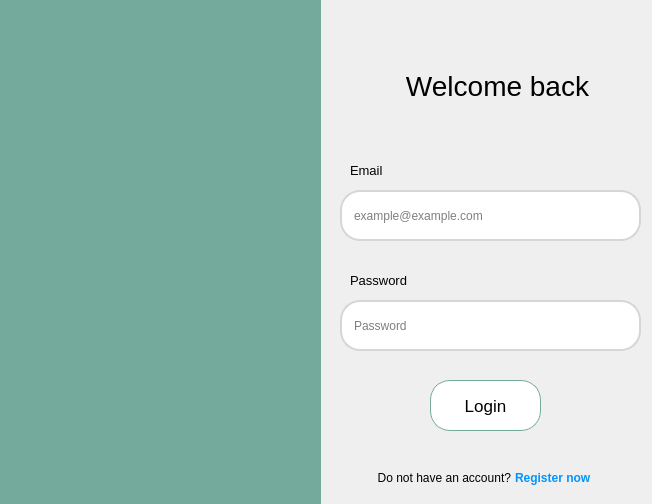
<?xml version="1.0" encoding="UTF-8"?>
<ui version="4.0">
 <class>MainWindow</class>
 <widget class="QMainWindow" name="MainWindow">
  <property name="geometry">
   <rect>
    <x>0</x>
    <y>0</y>
    <width>652</width>
    <height>504</height>
   </rect>
  </property>
  <property name="windowTitle">
   <string>MainWindow</string>
  </property>
  <property name="styleSheet">
   <string notr="true"/>
  </property>
  <widget class="QWidget" name="centralwidget">
   <widget class="QLineEdit" name="lineEdit">
    <property name="geometry">
     <rect>
      <x>340</x>
      <y>190</y>
      <width>301</width>
      <height>51</height>
     </rect>
    </property>
    <property name="styleSheet">
     <string notr="true">QLineEdit{
	padding: 10px;
	border: 2px solid rgb(214, 214, 214);
	border-radius: 20px;
}

QLineEdit:hover{
	padding: 10px;
	border: 2px solid gray;
	border-radius: 20px;
}

QLineEdit:focus{
	padding: 10px;
	border: 2px solid gray;
	border-radius: 20px;
}</string>
    </property>
    <property name="inputMask">
     <string/>
    </property>
    <property name="text">
     <string/>
    </property>
    <property name="placeholderText">
     <string>example@example.com</string>
    </property>
   </widget>
   <widget class="QLineEdit" name="lineEdit_2">
    <property name="geometry">
     <rect>
      <x>340</x>
      <y>300</y>
      <width>301</width>
      <height>51</height>
     </rect>
    </property>
    <property name="styleSheet">
     <string notr="true">QLineEdit{
	padding: 10px;
	border: 2px solid rgb(214, 214, 214);
	border-radius: 20px;
}

QLineEdit:hover{
	padding: 10px;
	border: 2px solid gray;
	border-radius: 20px;
}

QLineEdit:focus{
	padding: 10px;
	border: 2px solid gray;
	border-radius: 20px;
}</string>
    </property>
    <property name="inputMask">
     <string/>
    </property>
    <property name="text">
     <string/>
    </property>
    <property name="echoMode">
     <enum>QLineEdit::Password</enum>
    </property>
    <property name="placeholderText">
     <string>Password</string>
    </property>
   </widget>
   <widget class="QLabel" name="label">
    <property name="geometry">
     <rect>
      <x>350</x>
      <y>160</y>
      <width>41</width>
      <height>21</height>
     </rect>
    </property>
    <property name="font">
     <font>
      <pointsize>10</pointsize>
      <weight>50</weight>
      <bold>false</bold>
      <kerning>false</kerning>
     </font>
    </property>
    <property name="text">
     <string>Email</string>
    </property>
   </widget>
   <widget class="QLabel" name="label_2">
    <property name="geometry">
     <rect>
      <x>350</x>
      <y>270</y>
      <width>61</width>
      <height>21</height>
     </rect>
    </property>
    <property name="font">
     <font>
      <pointsize>10</pointsize>
      <weight>50</weight>
      <bold>false</bold>
      <kerning>false</kerning>
     </font>
    </property>
    <property name="text">
     <string>Password</string>
    </property>
   </widget>
   <widget class="QLabel" name="label_3">
    <property name="geometry">
     <rect>
      <x>0</x>
      <y>0</y>
      <width>321</width>
      <height>511</height>
     </rect>
    </property>
    <property name="styleSheet">
     <string notr="true">background-color: rgb(116, 170, 156);</string>
    </property>
    <property name="text">
     <string/>
    </property>
   </widget>
   <widget class="QLabel" name="label_4">
    <property name="geometry">
     <rect>
      <x>20</x>
      <y>100</y>
      <width>291</width>
      <height>291</height>
     </rect>
    </property>
    <property name="styleSheet">
     <string notr="true">border-image: url(:/ChatGPT icon/C:/Users/Windows/Downloads/download.png)</string>
    </property>
    <property name="text">
     <string/>
    </property>
   </widget>
   <widget class="QLabel" name="label_5">
    <property name="geometry">
     <rect>
      <x>397</x>
      <y>60</y>
      <width>201</width>
      <height>51</height>
     </rect>
    </property>
    <property name="font">
     <font>
      <pointsize>21</pointsize>
     </font>
    </property>
    <property name="text">
     <string>Welcome back</string>
    </property>
    <property name="alignment">
     <set>Qt::AlignCenter</set>
    </property>
   </widget>
   <widget class="QPushButton" name="pushButton">
    <property name="geometry">
     <rect>
      <x>430</x>
      <y>380</y>
      <width>111</width>
      <height>51</height>
     </rect>
    </property>
    <property name="font">
     <font>
      <pointsize>13</pointsize>
     </font>
    </property>
    <property name="styleSheet">
     <string notr="true">QPushButton{
	background-color: white;
	border: 1px solid rgb(116, 170, 156);
	border-radius: 20px;
}

QPushButton:hover{
	background-color: white;
	border: 2px solid rgb(116, 170, 156);
	border-radius: 20px;
}</string>
    </property>
    <property name="text">
     <string>Login</string>
    </property>
   </widget>
   <widget class="QLabel" name="label_6">
    <property name="geometry">
     <rect>
      <x>370</x>
      <y>470</y>
      <width>141</width>
      <height>16</height>
     </rect>
    </property>
    <property name="font">
     <font>
      <pointsize>9</pointsize>
     </font>
    </property>
    <property name="text">
     <string>Do not have an account?</string>
    </property>
    <property name="alignment">
     <set>Qt::AlignRight|Qt::AlignTrailing|Qt::AlignVCenter</set>
    </property>
   </widget>
   <widget class="QLabel" name="label_7">
    <property name="geometry">
     <rect>
      <x>515</x>
      <y>470</y>
      <width>91</width>
      <height>16</height>
     </rect>
    </property>
    <property name="font">
     <font>
      <pointsize>9</pointsize>
      <weight>75</weight>
      <bold>true</bold>
     </font>
    </property>
    <property name="styleSheet">
     <string notr="true">color: rgb(3, 148, 252);</string>
    </property>
    <property name="text">
     <string>Register now</string>
    </property>
   </widget>
  </widget>
 </widget>
 <resources>
  <include location="D:/Aurora/Python/Python App (A)/Python-App-A-/Buổi 7/resource2.qrc"/>
 </resources>
 <connections/>
</ui>
